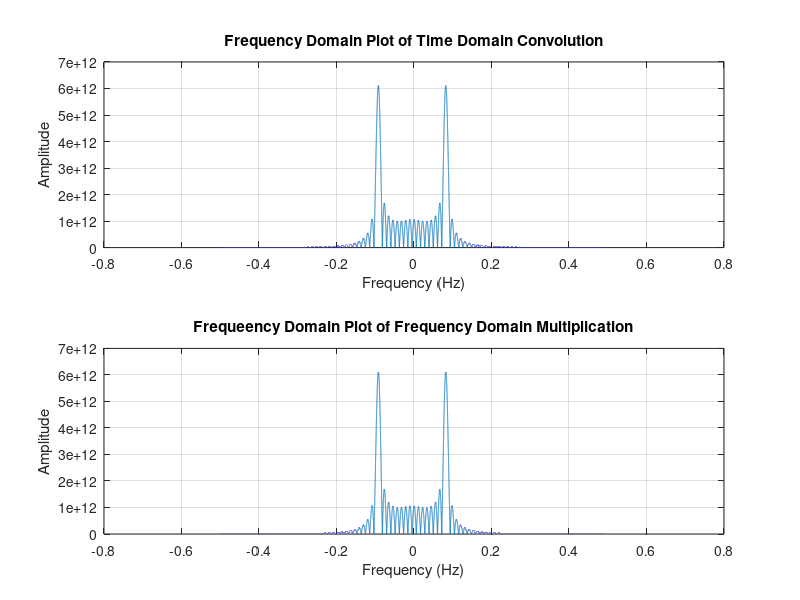

Source code (MATLAB):
%% Task 1
f1 = 400; f2 = 800; Fs = 20 * f2;
t = 0:1 / Fs:0.05;
x = sin(2 * pi * f1 * t) + sin(2 * pi * f2 * t);
X = fftshift(fft(x, length(t)));
L = length(t);
df = Fs / L;
index = -L / 2:(L / 2) - 1;
frequency_axis = df * index;

subplot(311)
plot(t, x, 'LineWidth', 1.1)
grid
title('Original Function x(t)')
xlabel('time (s)')
ylabel('x(t)')

subplot(312)
plot(frequency_axis, abs(X), 'LineWidth', 1.1)
grid
title('Amplitude Spectrum of FFT of x(t)')
xlabel('Frequency (Hz)')
ylabel('Amplitude')

subplot(313)
plot(2 * pi * frequency_axis, abs(X), 'LineWidth', 1.1)
grid
title('Amplitude Spectrum of FFT of x(t)')
xlabel('Frequency (radians)')
ylabel('Amplitude')

%% Task 2
n = 100;
t = 0:1/n:5;
x = exp(-2 * t) .* (t > 0);
X = 1 / n * fftshift(fft(x, length(t)));
L = length(t);
df = n / L;
index = -L / 2:(L / 2) - 1;
frequency_axis = df * index;

subplot(311)
plot(t, x, 'LineWidth', 1.1)
grid
title('Original Function x(t)')
xlabel('time (s)')
ylabel('x(t)')

subplot(312)
plot(frequency_axis, abs(X), 'LineWidth', 1.1)
grid
title('Amplitude Spectrum of FFT of x(t)')
xlabel('Frequency (Hz)')
ylabel('Amplitude')

subplot(313)
plot(frequency_axis, angle(X), 'LineWidth', 1.1)
axis([-4 4 -pi/1.8 pi/1.8])
grid
title('Phase Spectrum of FFT of x(t)')
xlabel('Frequency (Hz)')
ylabel('Amplitude')

%% Task 3
t = linspace(-5, 50, 100);
x_1 = exp(0.5 * t) .* (t > 0);
x_2 = sin(t) .* (t > 0);
L = length(t);
timeplot = conv(x_1, x_2, 'full');
f = (-L / 2:0.001:(L / 2) - 1) / L;
freqplot = fftshift(fft(x_1, length(f))) .* fftshift(fft(x_2, length(f)));

subplot(211)
plot(f, abs(fftshift(fft(timeplot, length(f)))));
grid
title('Frequency Domain Plot of Time Domain Convolution')
xlabel('Frequency (Hz)')
ylabel('Amplitude')

subplot(212)
plot(f, abs(freqplot));
grid
title('Frequeency Domain Plot of Frequency Domain Multiplication')
xlabel('Frequency (Hz)')
ylabel('Amplitude')